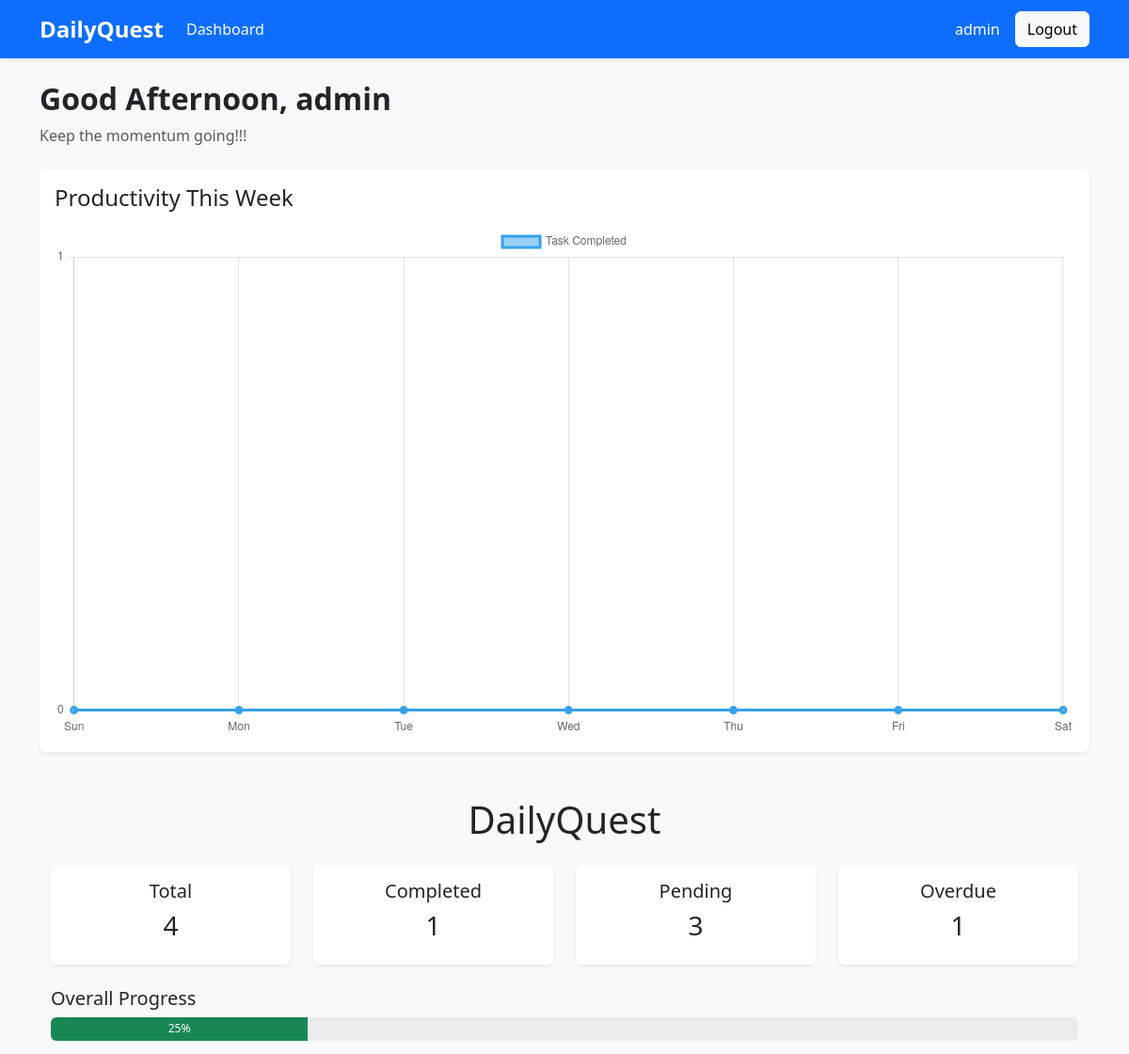
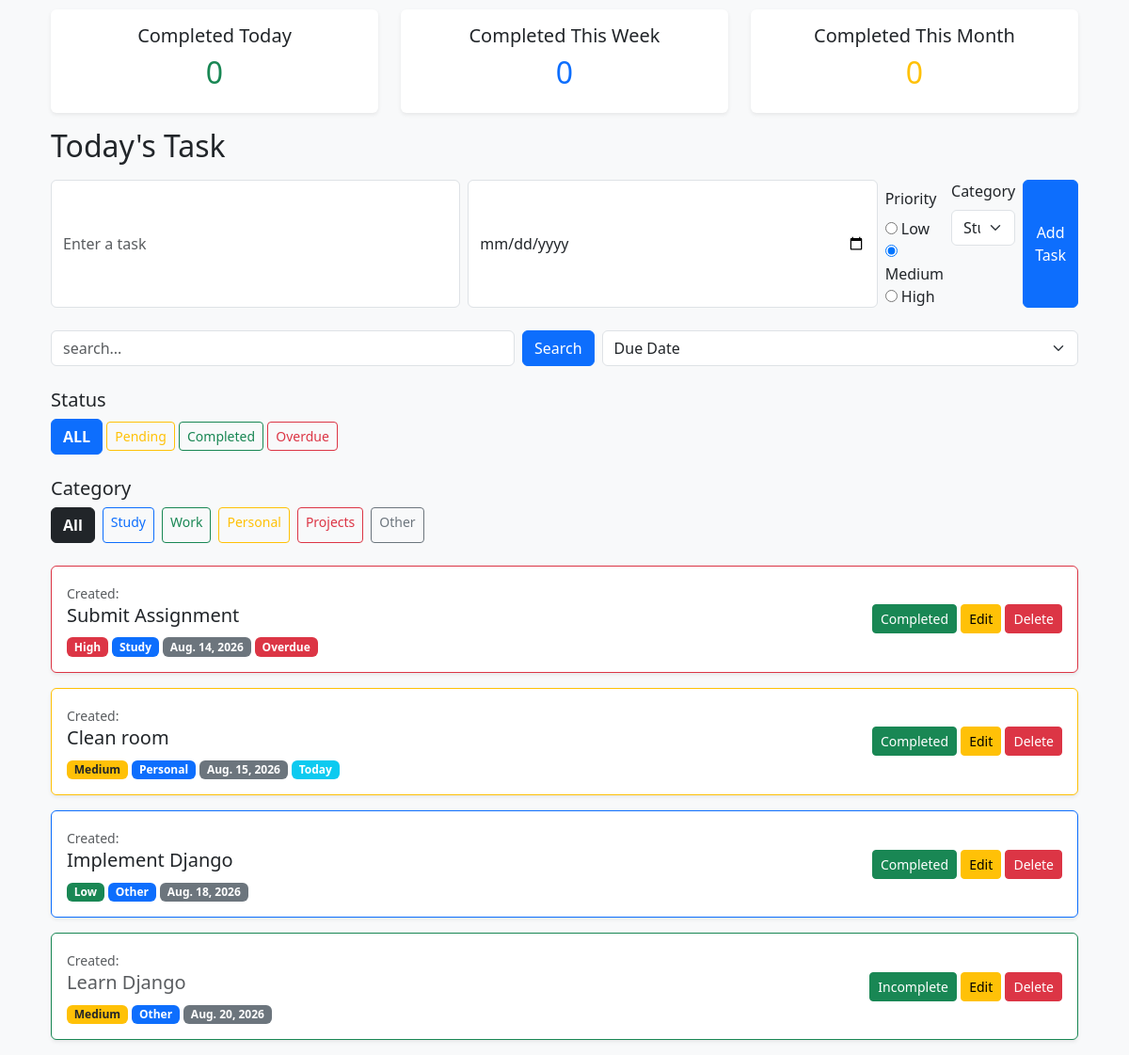
The app's page / (signed in) with its own data (2 pictures, top to bottom).
### tasks/models.py (models this page shows, shortened)
class Task(models.Model):
    user= models.ForeignKey(User,  on_delete=models.CASCADE)
    title=models.CharField(max_length=200)
    completed=models.BooleanField(default=False)
    due_date=models.DateField(null=True, blank=True)
    priority= models.CharField(choices=PRIORITY_CHOICES,default="Medium")
    category= models.CharField(max_length=20, choices=CATEGORY_CHOICES, default="Other")
    completed_at= models.DateTimeField(null=True, blank=True)

### tasks/views.py (the view, shortened to what this page needs)
# urls.py: 2. Add a URL to urlpatterns:  path('', views.home, name='home')
@login_required
def home(request):
    all_tasks=Task.objects.filter(user=request.user)
    tasks= all_tasks
    today=date.today()
    chart_labels=[]
    chart_data=[]
    for i in range(7):
        day= today- timedelta(days=6-i)
        chart_labels.append(day.strftime("%a"))
        count=all_tasks.filter(completed=True, completed_at__date=day).count()
        chart_data.append(count)
    week_ago= today-timedelta(days=7)
    tasks=Task.objects.filter(user=request.user).order_by("completed", "due_date")
    completed_today= tasks.filter(completed=True, completed_at__date=today).count()
    completed_this_week= tasks.filter(completed=True, completed_at__date__gte=week_ago).count()
    completed_this_month= tasks.filter(completed=True, completed_at__year=today.year, completed_at__month=today.month).count()
    current_hour= datetime.now().hour
    if current_hour < 12:
        greeting= "Good Morning"
        motivation= "Let's make today productive!"
    elif current_hour < 17:
        greeting= "Good Afternoon"
        motivation= "Keep the momentum going!!!"
    else:
        greeting= "Good Evening"
        motivation= "Finish one more task before calling it a day!!!"
    search_query=request.GET.get("search")
    filter_type=request.GET.get("filter","all")
    sort_by=request.GET.get("sort","due_date")
    category=request.GET.get("category","all")
    if search_query:
        tasks=tasks.filter(title__icontains=search_query)
    if filter_type=="pending":
        tasks=tasks.filter(completed=False)
    elif filter_type=="completed":
        tasks=tasks.filter(completed=True)
    elif filter_type=="overdue":
        tasks=tasks.filter(due_date__lt=today, completed=False)
    if category!= "all":
        tasks=tasks.filter(category=category)
    total_tasks=tasks.count()
    completed_tasks=tasks.filter(completed=True).count()
    if total_tasks>0:
        completion_percentage= int((completed_tasks / total_tasks)*100)
    else:
        completion_percentage=0
    show_confetti= completion_percentage==100 and total_tasks>0
    pending_tasks=tasks.filter(completed=False).count()
    if sort_by=="due_date":
        tasks=tasks.order_by("completed","due_date")
    elif sort_by == "priority":
        tasks=tasks.order_by("completed","priority")
    elif sort_by == "newest":
        tasks=tasks.order_by("-id")
    elif sort_by == "alphabet":
        tasks=tasks.order_by("title")
    for task in tasks:
        if task.due_date:
            task.is_overdue= task.due_date < today
            task.is_today= task.due_date == today
        else:
            task.is_overdue= False
            task.is_today= False
    overdue_tasks=tasks.filter(due_date__lt=today, completed=False).count()
    context={
        "tasks": tasks,
        "today": date.today(),
        "total_tasks": total_tasks,
        "completed_tasks": completed_tasks,
        "pending_tasks": pending_tasks,
        "overdue_tasks": overdue_tasks,
        "search_query": search_query,
        "filter_type": filter_type,
        "category": category,
        "completion_percentage": completion_percentage,
        "sort_by": sort_by,
        "greeting": greeting,
        "motivation": motivation,
        "show_confetti": show_confetti,
        "completed_today": completed_today,
        "completed_this_week": completed_this_week,
        "completed_this_month": completed_this_month,
        "chart_labels": chart_labels,
        "chart_data": chart_data,
    }
    return render(request, "tasks/home.html", context)

### tasks/templates/tasks/home.html (shortened to what this page needs)
{% extends "base.html" %}
{% block content %}
<div class="mb-4">
    <h2 class="fw-bold">
        {{ greeting }},
        {{ request.user.username }}
    </h2>
    <p class="text-muted">{{ motivation }}</p>
</div>
<div class="card shadow-sm border-0 mt-4">
    <div class="card-body">
        <h4 class="mb-3">Productivity This Week</h4>
        <canvas id="weeklyChart"></canvas>
    </div>
</div>
        <div class="container mt-5">
        <h1 class="text-center mb-4">DailyQuest</h1>
        <div class="row mb-4">
            <div class="col-md-3">
                <div class="card text-center shadow-sm border-0">
                    <div class="card-body">
                        <h5>Total</h5>
                        <h3>{{ total_tasks }}</h3>
                    </div>
                </div>
            </div>
            <div class="col-md-3">
                <div class="card text-center shadow-sm border-0">
                    <div class="card-body">
                        <h5>Completed</h5>
                        <h3>{{ completed_tasks }}</h3>
                    </div>
                </div>
            </div>
            <div class="col-md-3">
                <div class="card text-center shadow-sm border-0">
                    <div class="card-body">
                        <h5>Pending</h5>
                        <h3>{{ pending_tasks }}</h3>
                    </div>
                </div>
            </div>
            <div class="col-md-3">
                <div class="card text-center shadow-sm border-0">
                    <div class="card-body">
                        <h5>Overdue</h5>
                        <h3>{{ overdue_tasks }}</h3>
                    </div>
                </div>
            </div>
        </div>
        <h5>Overall Progress</h5>
        <div class="progress mb-4" style="height: 25px;">
            <div class="progress-bar bg-success" role="progressbar" style="width: {{ completion_percentage }}%;">
                {{ completion_percentage }}%
            </div>
        </div>
        <div class="row mt-4">
            <div class="col-md-4 mb-3">
                <div class="card shadow-sm border-0 text-center">
                    <div class="card-body">
                        <h5>Completed Today</h5>
                        <h2 class="text-success">{{ completed_today }}</h2>
                    </div>
                </div>
            </div>
            <div class="col-md-4 mb-3">
                <div class="card shadow-sm border-0 text-center">
                    <div class="card-body">
                        <h5>Completed This Week</h5>
                        <h2 class="text-primary">{{ completed_this_week }}</h2>
                    </div>
                </div>
            </div>
            <div class="col-md-4 mb-3">
                <div class="card shadow-sm border-0 text-center">
                    <div class="card-body">
                        <h5>Completed This Month</h5>
                        <h2 class="text-warning">{{ completed_this_month }}</h2>
                    </div>
                </div>
            </div>
        </div>
        <h2 class="mb-3">Today's Task</h2>
        <form  method="POST" class="d-flex gap-2 mb-4">
            <input type="text"
            name="title"
            class="form-control"
            placeholder="Enter a task" required>
            <input type="date"
            name="due_date"
            class="form-control">
            <div class="mt-2">
                <label class="form-label">Priority</label>
                <div>
                    <input type="radio" name="priority" value="Low" id="low">
                    <label for="low">Low</label><br>
                    <input type="radio" name="priority" value="Medium" id="medium" checked>
                    <label for="medium">Medium</label><br>
                    <input type="radio" name="priority" value="High" id="high">
                    <label for="high">High</label>
                </div>
            </div>
            <div>
                <label class="form-label">Category</label>
                <select name="category" class="form-select">
                    <option value="Study">Study</option>
                </select>
            </div>
            <button class="btn btn-primary">Add Task</button>
        </form>
        <form  method="GET" class="d-flex gap-2 mb-4">
            <input type="text" name="search" class="form-control" placeholder="search...">
            <button class="btn btn-primary">Search</button>
        <select name="sort" class="form-select" onchange="this.form.submit()">
            <option value="due_date" {% if sort_by == "due_date" %} selected {% endif %}>
                Due Date
            </option>
        </select>
        </form>
        <h5 class="mt-4">Status</h5>
        <div class="mb-4">
            <a href="?search={{ search_query }}&filter=all" class="btn {% if filter_type == 'all' %}btn-primary fw-bold {% else %} btn-outline-primary btn-sm {% endif %}">ALL</a>
            <a href="?search={{ search_query }}&filter=pending" class="btn {% if filter_type == 'pending' %}btn-warning fw-bold {% else %} btn-outline-warning btn-sm {% endif %}">Pending</a>
            <a href="?search={{ search_query }}&filter=completed" class="btn {% if filter_type == 'completed' %}btn-success fw-bold {% else %} btn-outline-success btn-sm {% endif %}">Completed</a>
            <a href="?search={{ search_query }}&filter=overdue" class="btn {% if filter_type == 'overdue' %}btn-danger fw-bold {% else %} btn-outline-danger btn-sm {% endif %}">Overdue</a>
        </div>
        <h5 class="mt-4">Category</h5>
        <div class="d-flex flex-wrap gap-2 mb-4">
            <a href="?search={{ search_query }}&filter={{ filter_type}}&category=all" class="btn {% if category == 'all' %}btn-dark fw-bold {% else %} btn-outline-dark btn-sm {% endif %}">All</a>
            <a href="?search={{ search_query }}&filter={{ filter_type}}&category=Study" class="btn {% if category == 'Study' %}btn-primary fw-bold {% else %} btn-outline-primary btn-sm {% endif %}">Study</a>
            <a href="?search={{ search_query }}&filter={{ filter_type}}&category=Work" class="btn {% if category == 'Work' %}btn-success fw-bold {% else %} btn-outline-success btn-sm {% endif %}">Work</a>
            <a href="?search={{ search_query }}&filter={{ filter_type}}&category=Personal" class="btn {% if category == 'Personal' %}btn-warning fw-bold {% else %} btn-outline-warning btn-sm {% endif %}">Personal</a>
            <a href="?search={{ search_query }}&filter={{ filter_type}}&category=Projects" class="btn {% if category == 'Projects' %}btn-danger fw-bold {% else %} btn-outline-danger btn-sm {% endif %}">Projects</a>
            <a href="?search={{ search_query }}&filter={{ filter_type}}&category=Other" class="btn {% if category == 'Other' %}btn-secondary fw-bold {% else %} btn-outline-secondary btn-sm {% endif %}">Other</a>
        </div>
        {% for task in tasks %}
        <div class="card mb-3 shadow-sm
        {% if task.completed %}
        border-success
        {% elif task.is_overdue %}
        border-danger
        {% elif task.is_today %}
        border-warning
        {% else %}
        border-primary
        {% endif %}">
            <div class="card-body d-flex justify-content-between align-items-center">
                <div>
                    <small class="text-muted">
                        Created: {{ task.created_at|date:"d M Y" }}
                    </small>
                    {% if task.completed %}
                    <h5 class="text-decoration-line through text-muted">{{ task.title }}</h5>
                    {% else %}
                    <h5>{{ task.title }}</h5>
                    {% endif %}
                    {% if task.priority == "High" %}
                    <span class="badge bg-danger">High</span>
                    {% elif task.priority == "Medium" %}
                    <span class="badge bg-warning text-dark">Medium</span>
                    {% else %}
                    <span class="badge bg-success">Low</span>
                    {% endif %}
                    {% if task.category %}
                    <span class="badge bg-primary">
                        {{ task.category }}
                    </span>
                    {% endif %}
                    {% if task.due_date %}
                    <span class="badge bg-secondary">{{ task.due_date }}</span>
                    {% endif %}
                    {% if task.is_today %}
                    <span class="badge bg-info">Today</span>
                    {% endif %}
                    {% if task.is_overdue %}
                    <span class="badge bg-danger">Overdue</span>
                    {% endif %}
                </div>
                <div>
                    {% if not task.completed %}
                    <a href="{% url 'complete_task' task.id %}" class="btn btn-success btn-sm">Completed</a>
                    {% else %}
                    <a href="{% url 'complete_task' task.id %}" class="btn btn-success btn-sm">Incomplete</a>
                    {% endif %}
                    <a href="{% url 'edit_task' task.id %}" class="btn btn-warning btn-sm">Edit</a>
                    <a href="{% url 'delete_task' task.id %}" class="btn btn-danger btn-sm">Delete</a>
                </div>
            </div>
        </div>
        {% empty %}
        <p class="text-center text-muted">No tasks available.</p>
        {% endfor %}
    </div>
    <script>
        const labels=[
            {% for label in chart_labels %}
            "{{ label }}",
            {% endfor %}
        ];
        const data=[
            {% for value in chart_data %}
            {{ value }},
            {% endfor %}
        ];
        const ctx= document.getElementById("weeklyChart");
        new Chart(ctx,{
            type:"line",
            data:{
                labels: labels,
                datasets: [{
                    label: "Task Completed",
                    data: data,
                    fill: true,
                    tension: 0.4,
                    borderWidth: 3
                }]
            },
            options:{
                responsive: true,
                scales:{
                    y:{
                        beginAtZero: true,
                        ticks:{
                            precision:0
                        }
                    }
                }
            }
        });
    </script>
{% endblock %}

### tasks/templates/base.html (shortened to what this page needs)
<!DOCTYPE html>
<html lang="en">
    <head>
        <link href="https://cdn.jsdelivr.net/npm/bootstrap@5.3.7/dist/css/bootstrap.min.css" rel="stylesheet">
    </head>
    <body class="bg-light">
        <nav class="navbar navbar-expand-lg navbar-dark bg-primary shadow-sm">
            <div class="container">
                <a class="navbar-brand fw-bold fs-4" href="{% url 'home' %}">
                    DailyQuest
                </a>
                <div class="collapse navbar-collapse" id="navbarNav">
                    {% if user.is_authenticated %}
                    <ul class="navbar-nav me-auto">
                        <li class="nav-item">
                            <a class="nav-link active" href="{% url 'home' %}">Dashboard</a>
                        </li>
                    </ul>
                    <div class="d-flex align-items-center">
                        <span class="text-white me-3">{{ user.username }}</span>
                        <form method="POST" action="{% url 'logout' %}">
                            <button class="btn btn-light">Logout</button>
                        </form>
                    </div>
                    {% endif %}
                </div>
            </div>
        </nav>
        <div class="container mt-4">
            {% block content %}
            {% endblock %}
        </div>
    </body>
</html>

### records on screen
Task: title "Submit Assignment", priority "High", category "Study", due_date "Aug. 14, 2026", shows "Overdue", completed "Completed"
Task: title "Clean room", priority "Medium", category "Personal", due_date "Aug. 15, 2026", shows "Today", completed "Completed"
Task: title "Implement Django", priority "Low", category "Other", due_date "Aug. 18, 2026", completed "Completed"
Task: title "Learn Django", priority "Medium", category "Other", due_date "Aug. 20, 2026", completed "Incomplete"

### other values on screen
{{ user.username }} "admin"
{{ greeting }} "Good Afternoon"
{{ request.user.username }} "admin"
{{ motivation }} "Keep the momentum going!!!"
{{ total_tasks }} "4"
{{ completed_tasks }} "1"
{{ pending_tasks }} "3"
{{ overdue_tasks }} "1"
{{ completion_percentage }} "25"
{{ completed_today }} "0"
{{ completed_this_week }} "0"
{{ completed_this_month }} "0"
chart data {{ value }} 0, 0, 0, 0, 0, 0, 0
